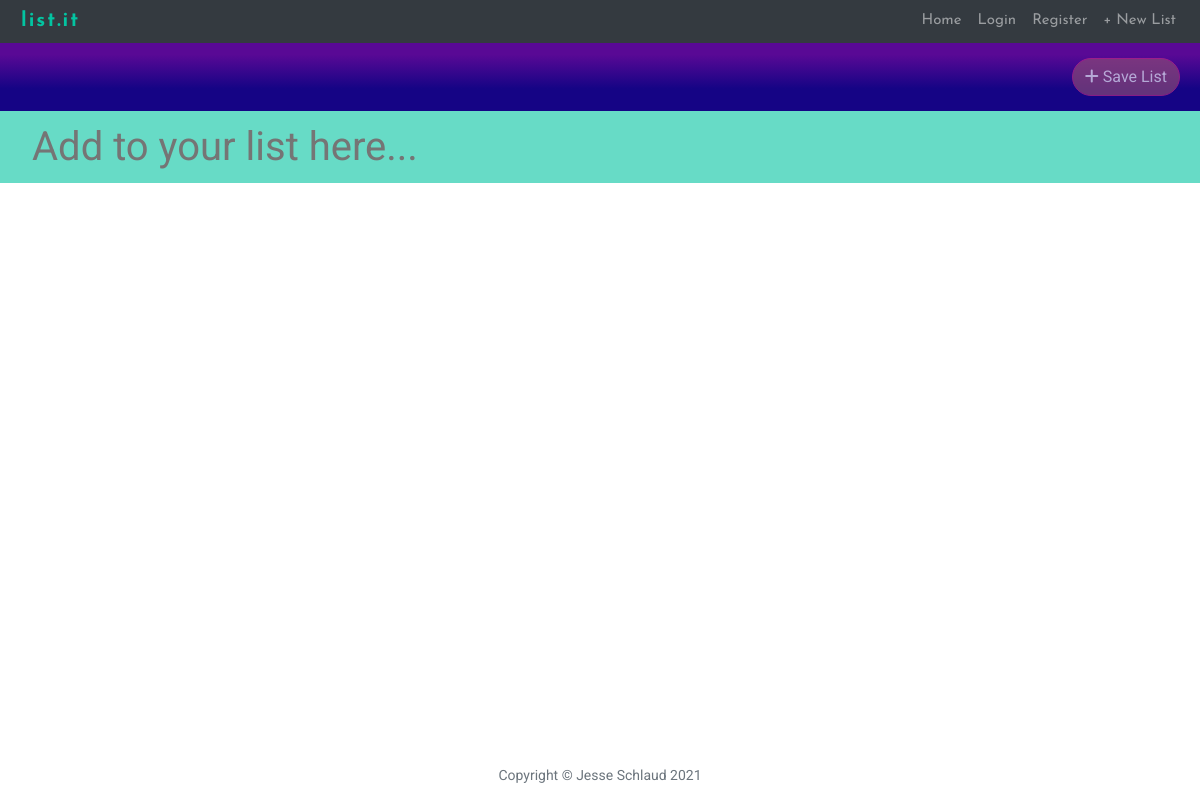
Page /5t2NZrz9eK on the earlier database version.
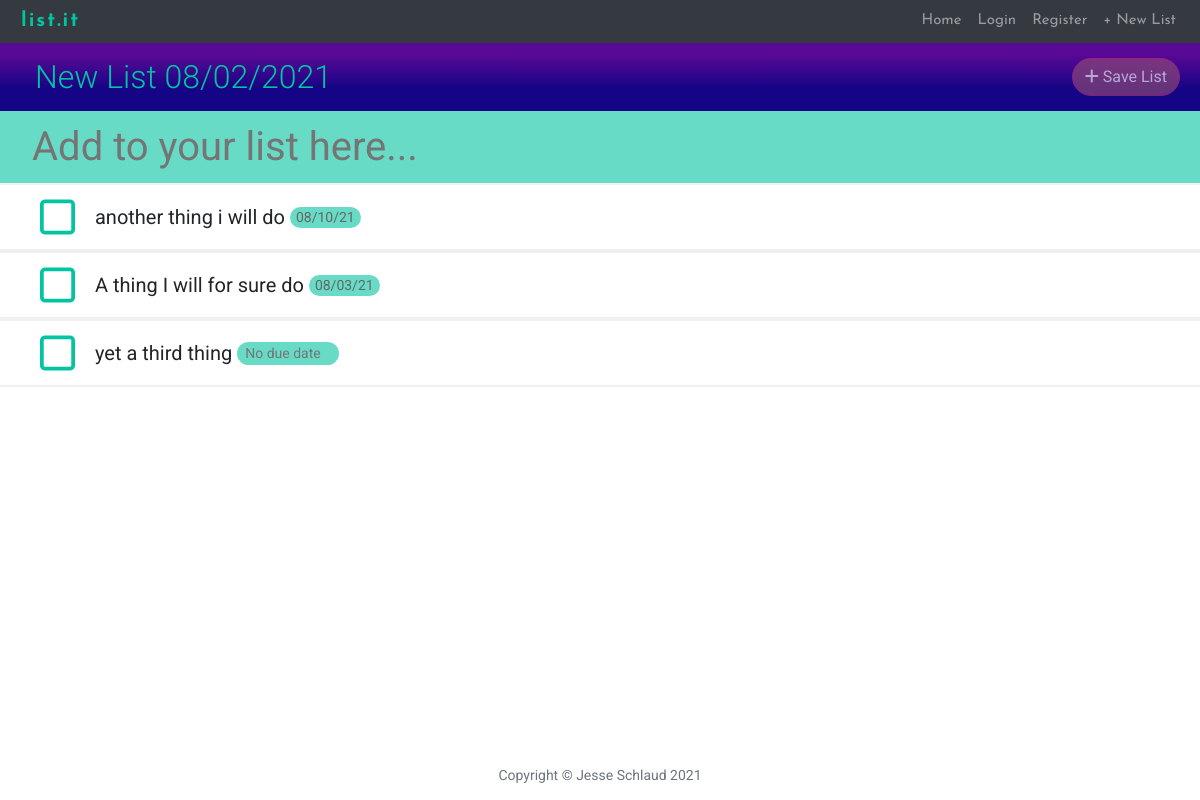
Same page on the later database version.
### main.py (models this page shows)
class List(db.Model):
    __tablename__ = "lists"
    id = db.Column(db.Integer, primary_key=True)
    url_key = db.Column(db.String(250), nullable=False, unique=True)
    name = db.Column(db.String(250), nullable=False)
    items = relationship("ListItem", back_populates="parent_list")
    user = relationship("User", back_populates="lists")
    user_id = db.Column(db.Integer, db.ForeignKey("users.id"))

class ListItem(db.Model):
    __tablename__ = "items"
    id = db.Column(db.Integer, primary_key=True)
    name = db.Column(db.String(250), nullable=False)
    due_date = db.Column(db.String(250), nullable=True)
    complete = db.Column(db.Boolean)
    star = db.Column(db.Boolean)
    parent_list = relationship("List", back_populates="items")
    list_id = db.Column(db.Integer, db.ForeignKey("lists.id"))

### main.py (the view)
@app.route("/<url_key>", methods=["GET", "POST"])
def home(url_key):
    list = List.query.filter_by(url_key=url_key).first()
    return render_template("newindex.html", list=list, url_key=url_key)

### main.py (called while the page is built)
@app.context_processor
def inject_now():
    return {'current_year': datetime.date.today().strftime("%Y")}

### templates/newindex.html (shortened to what this page needs)
{% include 'header.html' %}
<div id="listDisplay">
    <div class="item-align">
        <div id="listName" class="item-align">
            <form action="{{ url_for('new_name', url_key=list.url_key) }}" method="post">
                <h2 data-editable class="lnameh2">{{list.name}}</h2>
            </form>
        </div>
        <div align="right">
            {% if list.user_id %}
            {% elif not current_user.is_authenticated: %}
            <span class="d-inline-block" data-toggle="popover" data-trigger="hover"
                  data-content="Please login or register to save.">
                <a class="btn btn-primary disabled list-save" href="{{ url_for('save_list', url_key=list.url_key) }}">
                    <i class="fas fa-plus"></i> Save List
                </a>
            </span>
            {% endif %}
        </div>
    </div>
</div>
<div id="newItem">
    <form name="itemform" action="{{ url_for('new_item', url_key=list.url_key) }}" method="post">
        <input class="no_border" placeholder="Add to your list here..." name="item" maxlength="40">
    </form>
</div>
<ul class="list-group" id="listItems">
    {% for item in list.items: %}
    {% if not item.complete and not item.star: %}
    <form action="{{ url_for('new_date', id=item.id, url_key=list.url_key) }}" class="date-form" method="post"
          autocomplete="off">
        <li class="list-group-item">
            <div class="item-align">
                <div>
                    <a href="{{ url_for('complete', url_key=list.url_key, id=item.id)}}">
                            <span class="change-check">
                            <i class="far fa-square check"></i>
                            </span>
                    </a>
                    <span class="name-date">
                        <p class="item-name">{{ item.name }}</p>
                                {% if not item.due_date %}
                            <div class="date-border">
                                <input class="no_border" id="dueDate{{ item.id }}" name="due_date"
                                       placeholder="No due date" type="text"/>
                            </div>
                                {% else: %}
                            <div class="date-border">{{ item.due_date }}</div>
                                {% endif %}
                        </span>
                </div>
            </div>
        </li>
    </form>
    {% endif %}
    {% endfor %}
</ul>
</div>
{% include 'footer.html' %}

### templates/header.html (shortened to what this page needs)
<html lang="en">
<head>
    <link href="{{ url_for('static', filename='vendor/bootstrap/css/bootstrap.min.css') }}" rel="stylesheet">
    <link href="{{ url_for('static', filename='css/bootstrap-datepicker.min.css') }}" rel="stylesheet">
    <link href="{{ url_for('static', filename='css/newstyle.css') }}" rel="stylesheet">
</head>
<body OnLoad="document.itemform.item.focus();">
<div id="page-container">
    <div id="content-wrap">
        <header>
            <nav class="navbar py-0 navbar-expand-md navbar-dark bg-dark static-top" id="mainNav">
                <a class="navbar-brand" href="{{ url_for('home', url_key=url_key) }}">list.it</a>
                <div class="collapse navbar-collapse justify-content-end" id="navbarResponsive">
                    <ul class="navbar-nav">
                        <li class="nav-item">
                            <a class="nav-link" href="{{ url_for('home', url_key=url_key) }}">Home</a>
                        </li>
                        {% if not current_user.is_authenticated: %}
                        <li class="nav-item">
                            <a class="nav-link" href="{{ url_for('login', url_key=url_key) }}">Login</a>
                        </li>
                        <li class="nav-item">
                            <a class="nav-link" href="{{ url_for('register', url_key=url_key) }}">Register</a>
                        </li>
                        {% endif %}
                        <li class="nav-item">
                            <a class="nav-link" href="{{ url_for('new_list') }}">+ New List</a>
                        </li>
                    </ul>
                </div>
            </nav>
        </header>

### templates/footer.html (shortened to what this page needs)
<footer id="footer">
        <p class="copyright text-muted">Copyright &copy; Jesse Schlaud {{ current_year }}</p>
</footer>
</div>
</body>
</html>

### static/css/newstyle.css (style rules this page uses)
html, body { margin:0; padding:0; }
body { font-size: 20px; color: #212529; font-family: 'Roboto', sans-serif; }
p { line-height: 1.5; margin: 30px 0; }
h1, h2, h3, h4, h5, h6 { font-weight: 300; }
#mainNav { font-family: 'Josefin Sans', sans-serif; }
#mainNav .navbar-brand { font-size: 20px; font-weight: 700; color: #03C4A1; letter-spacing: 2px; margin-left: 5px; padding: 0; }
#mainNav .nav-item { font-size: 15px; font-weight: 400; padding-top: 2px; padding-bottom: 2px; }
#listDisplay { color: white; position: relative; background: rgb(105,48,195); background: rgb(21,4,133); background: linear-gradient(0deg, rgba(21,4,133,1) 33%, rgba(89,9,149,1) 83%); padding: 15px 20px; }
#listDisplay form { margin-bottom:0; padding-left: 15px; }
#listDisplay h2 { margin-bottom:0; }
#newItem { padding-top: 10px; position: relative; padding: 5px 20px; background-color: rgba(3,196,161,0.60); }
#newItem input { border-top-style: hidden; border-right-style: hidden; border-left-style: hidden; border-bottom-style: hidden; background-color: transparent; width: 100% }
@media only screen and (min-width: 651px) { #newItem input { font-size: 40px; } }
#newItem form { padding-left: 10px; margin: 0; }
#listItems { margin-bottom: 80px; }
#listItems a, a:hover, a:focus, a:active { text-decoration: none; color: inherit; }
#listItems i { vertical-align: middle; }
.list-group-item { padding: .75rem 2.5rem; }
#listItems form { margin: 0; }
.item-name { display: inline; }
#listItems input { border-top-style: hidden; border-right-style: hidden; border-left-style: hidden; border-bottom-style: hidden; background-color: white; font-size: 1em; color: #C62A88; background-color: transparent; }
.name-date { margin-left: 15px; }
.name-date p { display: inline-block; margin-top: 0px; margin-bottom: 0px; white-space: nowrap; text-overflow: ellipsis; overflow: hidden; max-width: 35ch; vertical-align: middle; }
.date-border { display: inline-block; border-radius: 20px; background-color: rgba(3,196,161,0.60); color: #666666; padding: 0 6px; font-size: .7em; }
.change-check { color: #03C4A1; }
.item-align { display: flex; justify-content: space-between; }
.date-form .list-group-item { border-style: solid none; border-color: #f0f0f0; border-width: 2px; }
.login label, h2 { color: #03C4A1; }
footer { padding: 50px 0 65px; }
footer .copyright { font-size: 14px; margin-bottom: 0; text-align: center; }
.btn-primary { color: #C62A88; background: transparent; border-color: #C62A88; border-radius: 20px; }
.btn-primary.disabled, .btn-primary:disabled { color: white; background-color: #914d76; border-color: #C62A88; }
#page-container { position: relative; min-height: 100vh; }
#content-wrap { padding-bottom: 2.5rem; }
#footer { position: absolute; bottom: 0; width: 100%; height: 2.5rem; }
@media only screen and (min-width: 651px) { .check { font-size: 2em; } }
@media only screen and (min-width: 651px) { .name-date { font-size: 1em; } }
@media only screen and (min-width: 651px) { #listItems input { width: 90px; } }
@media only screen and (min-width: 651px) { .list-save { display: inline-block; } }

Differences in the rows shown:
added List: name "New List 08/02/2021"
added ListItem: name "another thing i will do", due_date "08/10/21"
added ListItem: name "A thing I will for sure do", due_date "08/03/21"
added ListItem: name "yet a third thing"
